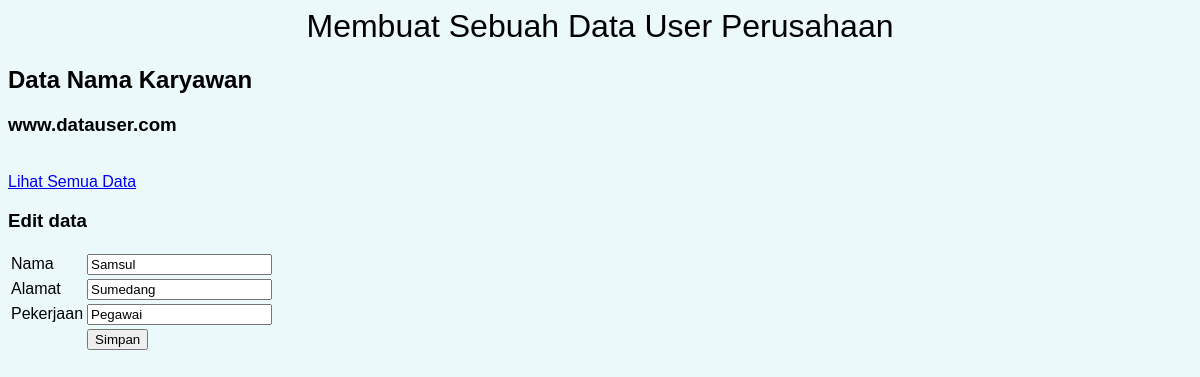
Screenshot of /edit.php?id=6 with the database file from the repository.
### tables this page shows
CREATE TABLE `karyawan` (
  `id` int(11) NOT NULL,
  `nama` varchar(50) NOT NULL,
  `alamat` text NOT NULL,
  `pekerjaan` varchar(50) NOT NULL
);

### edit.php (the view, shortened to what this page needs)
<html>
<head>
	<link rel="stylesheet" type="text/css" href="style.css">
</head>
<body>
	<div class="judul">
		<h1>Membuat Sebuah Data User Perusahaan</h1>
		<h2>Data Nama Karyawan</h2>
		<h3>www.datauser.com</h3>
	</div>
	<br/>
	<a href="index.php">Lihat Semua Data</a>
	<br/>
	<h3>Edit data</h3>
	<?php
	include "koneksi.php";
	$id = $_GET['id'];
	$query_mysql = mysqli_query($connect,"SELECT * FROM karyawan WHERE id='$id'")or die(mysqli_error());
	while($data = mysqli_fetch_array($query_mysql)){
	?>
	<form action="update.php" method="post">
		<table>
			<tr>
				<td>Nama</td>
				<td>
					<input type="text" name="nama" value="<?php echo $data['nama'] ?>">
				</td>
			</tr>
			<tr>
				<td>Alamat</td>
				<td><input type="text" name="alamat" value="<?php echo $data['alamat'] ?>"></td>
			</tr>
			<tr>
				<td>Pekerjaan</td>
				<td><input type="text" name="pekerjaan" value="<?php echo $data['pekerjaan'] ?>"></td>
			</tr>
			<tr>
				<td></td>
				<td><input type="submit" value="Simpan"></td>
			</tr>
		</table>
	</form>
	<?php } ?>
</body>
</html>

### style.css (style rules this page uses)
body { font-family: sans-serif; background: #ebf9fb; }
h1 { text-align: center; font-weight: 300; }

### rows the page displays
karyawan: nama "Samsul", alamat "Sumedang", pekerjaan "Pegawai"
